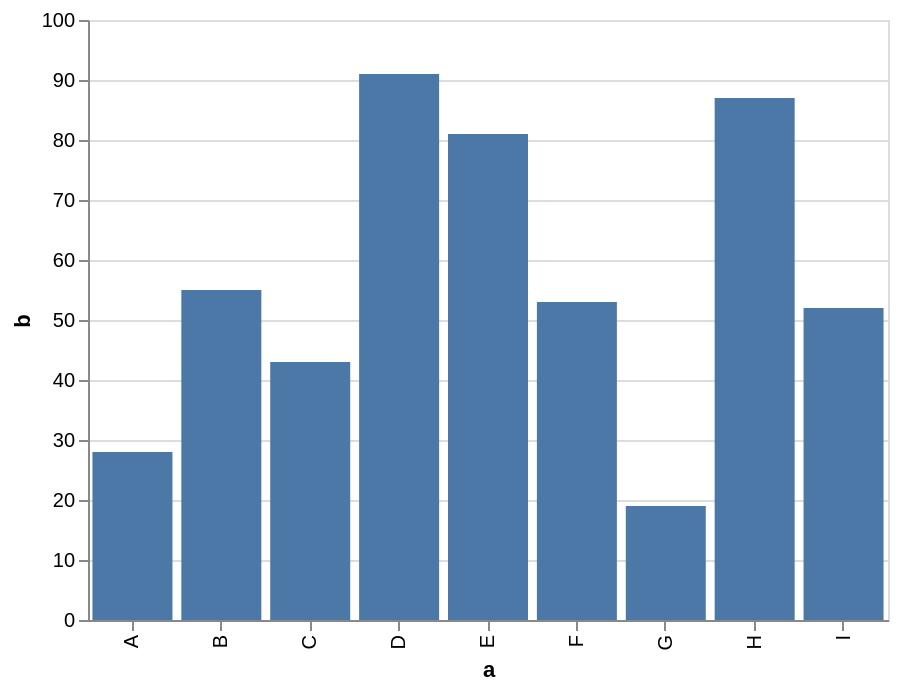

This figure's Vega-Lite source:
### Vega-Lite specification from a JSON file in a GitHub repository (floating-point values rounded to 4 significant figures)
{"config": {"view": {"height": 300, "width": 400}}, "encoding": {"y": {"title": "b", "field": "properties.b", "type": "quantitative"}, "x": {"title": "a", "field": "properties.a", "type": "nominal"}}, "data": {"values": {"features": [{"properties": {"a": "A", "b": 28}, "geometry": {"coordinates": [125.6, 10.1], "type": "Point"}, "type": "Feature"}, {"properties": {"a": "B", "b": 55}, "geometry": {"coordinates": [125.6, 10.1], "type": "Point"}, "type": "Feature"}, {"properties": {"a": "C", "b": 43}, "geometry": {"coordinates": [125.6, 10.1], "type": "Point"}, "type": "Feature"}, {"properties": {"a": "D", "b": 91}, "geometry": {"coordinates": [125.6, 10.1], "type": "Point"}, "type": "Feature"}, {"properties": {"a": "E", "b": 81}, "geometry": {"coordinates": [125.6, 10.1], "type": "Point"}, "type": "Feature"}, {"properties": {"a": "F", "b": 53}, "geometry": {"coordinates": [125.6, 10.1], "type": "Point"}, "type": "Feature"}, {"properties": {"a": "G", "b": 19}, "geometry": {"coordinates": [125.6, 10.1], "type": "Point"}, "type": "Feature"}, {"properties": {"a": "H", "b": 87}, "geometry": {"coordinates": [125.6, 10.1], "type": "Point"}, "type": "Feature"}, {"properties": {"a": "I", "b": 52}, "geometry": {"coordinates": [125.6, 10.1], "type": "Point"}, "type": "Feature"}], "type": "FeatureCollection"}, "format": {"type": "json", "property": "features"}}, "mark": "bar", "$schema": "https://vega.github.io/schema/vega-lite/v2.4.1.json"}
